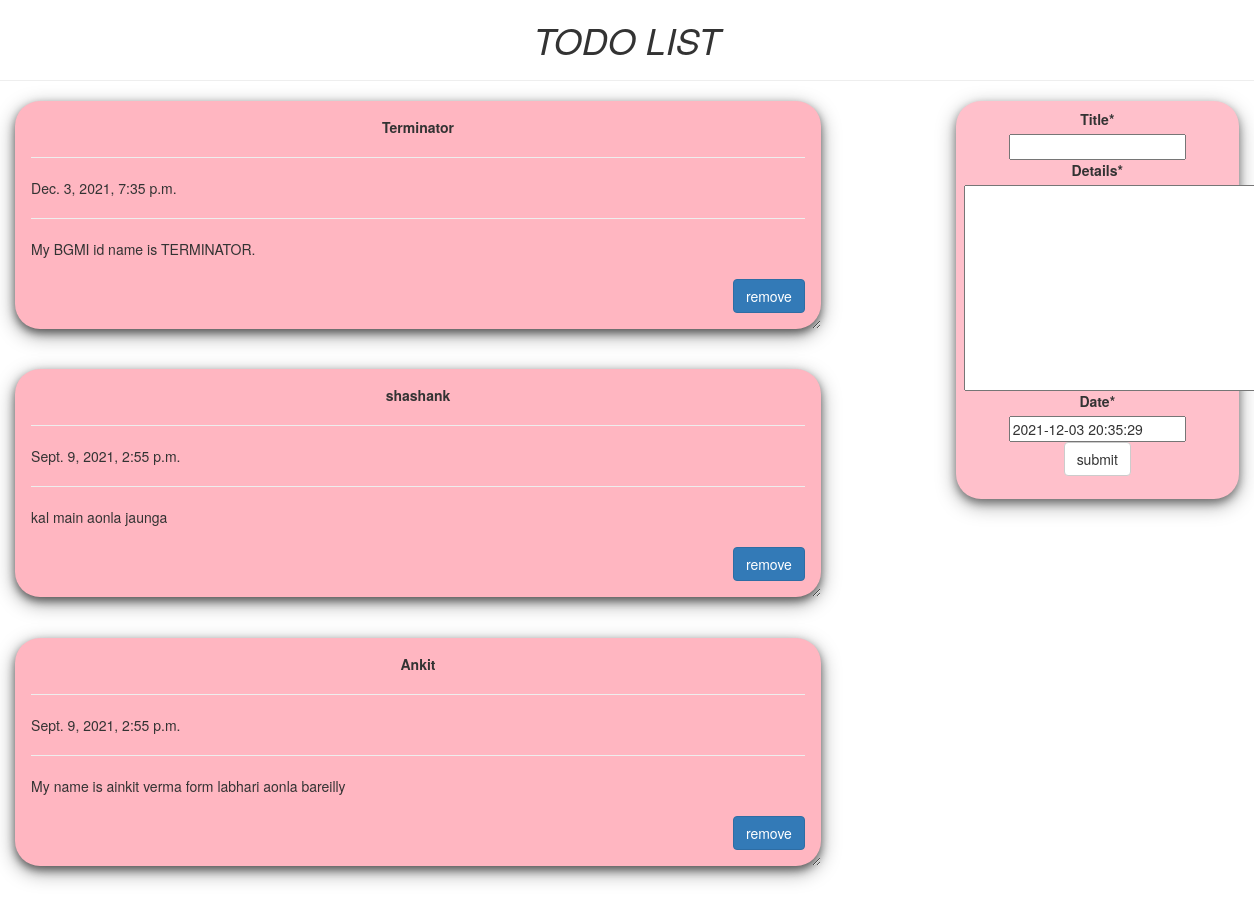
The page / on the database its author committed.
### todo/models.py (models this page shows, shortened)
class Todo(models.Model):
	title = models.CharField(max_length = 100)
	details = models.TextField()
	date = models.DateTimeField(default = timezone.now)

### todo/views.py (the view)
# urls.py: path('',index,name = 'todo'),
def index(request):
	item_list = Todo.objects.order_by('-date')
	if request.method == 'POST':
		form = TodoForm(request.POST)
		if form.is_valid():
			form.save()
			return redirect('todo')
	else:
		form = TodoForm()
		page = {'forms':form, 'list':item_list, 'title':'TODO List'}
	return render(request,'index.html',page)

### todo/forms.py
class TodoForm(forms.ModelForm):
	class Meta:
		model = Todo
		fields = '__all__'

### todo/templates/index.html (shortened to what this page needs)
{% load crispy_forms_tags %}
<html>
  <head>
    <link rel="stylesheet" href="https://maxcdn.bootstrapcdn.com/bootstrap/3.3.7/css/bootstrap.min.css">
  </head>
  <body class="container-fluid">
    <center class="row">
      <h1><i>TODO LIST</i></h1>
      <hr/>
    </center>
    <div class="row">
      <div class="col-md-8">
        {% for i in list %}
          <div class="card">
            <center><b>{{i.title}}</b></center>
            <hr/>
            {{i.date}}
            <hr/>
            {{i.details}}
            <br/>
            <br/>
            <form action="/del/{{i.id}}" method="post">
              <button type="submit" value="remove" class="btn btn-primary" style="float: right;">remove</button>
            </form>
          </div>
        {% endfor %}
      </div>
      <div class="col-md-1"></div>
      <div class="col-md-3">
        <div class="submit_form">
         <form method="post">
          {{ forms|crispy }}
          <center>
          <button type="submit" class="btn btn-default">submit</button>
          </center>
         </form>
        </div>
      </div>
  </body>
</html>

### todo/templates/index.html (style rules this page uses)
.card { box-shadow: 0 4px 8px 0 rgba(0,0,0,0.5), 0 6px 20px 0 rgba(0,0,0,0.39); background: lightpink; margin-bottom : 5%; border-radius: 25px; padding : 2%; overflow: auto; resize: both; text-overflow: ellipsis; }
.submit_form { text-align: center; padding: 3%; background: pink; border-radius: 25px; box-shadow: 0 4px 8px 0 rgba(0,0,0,0.4), 0 6px 20px 0 rgba(0,0,0,0.36); }

### rows shown on the page
Todo: title "Terminator", date "Dec. 3, 2021, 7:35 p.m.", details "My BGMI id name is TERMINATOR."
Todo: title "shashank", date "Sept. 9, 2021, 2:55 p.m.", details "kal main aonla jaunga"
Todo: title "Ankit", date "Sept. 9, 2021, 2:55 p.m.", details "My name is ainkit verma form labhari aonla bareilly"
